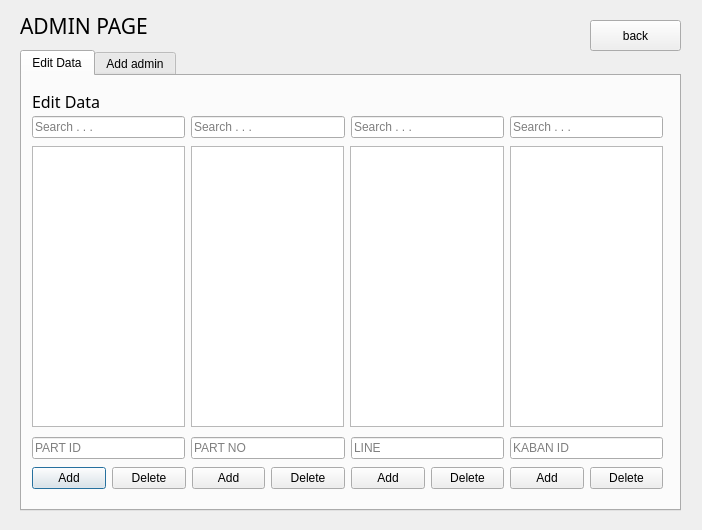
<?xml version="1.0" encoding="UTF-8"?>
<ui version="4.0">
 <class>Dialog</class>
 <widget class="QDialog" name="Dialog">
  <property name="geometry">
   <rect>
    <x>0</x>
    <y>0</y>
    <width>702</width>
    <height>530</height>
   </rect>
  </property>
  <property name="maximumSize">
   <size>
    <width>800</width>
    <height>600</height>
   </size>
  </property>
  <property name="cursor">
   <cursorShape>ArrowCursor</cursorShape>
  </property>
  <property name="windowTitle">
   <string>Program Qrcode Generator</string>
  </property>
  <property name="modal">
   <bool>true</bool>
  </property>
  <widget class="QLabel" name="label_2">
   <property name="geometry">
    <rect>
     <x>20</x>
     <y>10</y>
     <width>141</width>
     <height>31</height>
    </rect>
   </property>
   <property name="font">
    <font>
     <family>Mitr</family>
     <pointsize>16</pointsize>
    </font>
   </property>
   <property name="text">
    <string>ADMIN PAGE</string>
   </property>
  </widget>
  <widget class="QTabWidget" name="tabWidget">
   <property name="geometry">
    <rect>
     <x>20</x>
     <y>50</y>
     <width>661</width>
     <height>461</height>
    </rect>
   </property>
   <property name="currentIndex">
    <number>0</number>
   </property>
   <widget class="QWidget" name="tab">
    <attribute name="title">
     <string>Edit Data</string>
    </attribute>
    <widget class="QLabel" name="label">
     <property name="geometry">
      <rect>
       <x>10</x>
       <y>10</y>
       <width>91</width>
       <height>31</height>
      </rect>
     </property>
     <property name="font">
      <font>
       <family>Mitr</family>
       <pointsize>12</pointsize>
      </font>
     </property>
     <property name="text">
      <string>Edit Data</string>
     </property>
    </widget>
    <widget class="QLineEdit" name="lineEdit_16">
     <property name="geometry">
      <rect>
       <x>50</x>
       <y>770</y>
       <width>121</width>
       <height>31</height>
      </rect>
     </property>
     <property name="autoFillBackground">
      <bool>false</bool>
     </property>
     <property name="styleSheet">
      <string notr="true"/>
     </property>
     <property name="inputMethodHints">
      <set>Qt::ImhDigitsOnly</set>
     </property>
     <property name="placeholderText">
      <string>PART ID</string>
     </property>
     <property name="cursorMoveStyle">
      <enum>Qt::LogicalMoveStyle</enum>
     </property>
    </widget>
    <widget class="QLineEdit" name="lineEdit_17">
     <property name="geometry">
      <rect>
       <x>250</x>
       <y>770</y>
       <width>121</width>
       <height>31</height>
      </rect>
     </property>
     <property name="autoFillBackground">
      <bool>false</bool>
     </property>
     <property name="styleSheet">
      <string notr="true"/>
     </property>
     <property name="inputMethodHints">
      <set>Qt::ImhDigitsOnly</set>
     </property>
     <property name="placeholderText">
      <string>PART ID</string>
     </property>
     <property name="cursorMoveStyle">
      <enum>Qt::LogicalMoveStyle</enum>
     </property>
    </widget>
    <widget class="QLineEdit" name="lineEdit_18">
     <property name="geometry">
      <rect>
       <x>470</x>
       <y>770</y>
       <width>121</width>
       <height>31</height>
      </rect>
     </property>
     <property name="autoFillBackground">
      <bool>false</bool>
     </property>
     <property name="styleSheet">
      <string notr="true"/>
     </property>
     <property name="inputMethodHints">
      <set>Qt::ImhDigitsOnly</set>
     </property>
     <property name="placeholderText">
      <string>PART ID</string>
     </property>
     <property name="cursorMoveStyle">
      <enum>Qt::LogicalMoveStyle</enum>
     </property>
    </widget>
    <widget class="QWidget" name="layoutWidget">
     <property name="geometry">
      <rect>
       <x>10</x>
       <y>70</y>
       <width>631</width>
       <height>281</height>
      </rect>
     </property>
     <layout class="QHBoxLayout" name="horizontalLayout">
      <item>
       <widget class="QTableWidget" name="tableWidget_Part_ID"/>
      </item>
      <item>
       <widget class="QTableWidget" name="tableWidget_Part_NO"/>
      </item>
      <item>
       <widget class="QTableWidget" name="tableWidget_Line"/>
      </item>
      <item>
       <widget class="QTableWidget" name="tableWidget_Kanban_ID"/>
      </item>
     </layout>
    </widget>
    <widget class="QWidget" name="layoutWidget">
     <property name="geometry">
      <rect>
       <x>10</x>
       <y>40</y>
       <width>631</width>
       <height>22</height>
      </rect>
     </property>
     <layout class="QHBoxLayout" name="horizontalLayout_2">
      <item>
       <widget class="QLineEdit" name="lineEdit_search_Part_ID">
        <property name="minimumSize">
         <size>
          <width>0</width>
          <height>0</height>
         </size>
        </property>
        <property name="placeholderText">
         <string>Search . . .</string>
        </property>
       </widget>
      </item>
      <item>
       <widget class="QLineEdit" name="lineEdit_search_Part_NO">
        <property name="placeholderText">
         <string>Search . . .</string>
        </property>
       </widget>
      </item>
      <item>
       <widget class="QLineEdit" name="lineEdit_search_Line">
        <property name="placeholderText">
         <string>Search . . .</string>
        </property>
       </widget>
      </item>
      <item>
       <widget class="QLineEdit" name="lineEdit_search_Kanban_ID">
        <property name="placeholderText">
         <string>Search . . .</string>
        </property>
       </widget>
      </item>
     </layout>
    </widget>
    <widget class="QWidget" name="layoutWidget">
     <property name="geometry">
      <rect>
       <x>10</x>
       <y>360</y>
       <width>631</width>
       <height>25</height>
      </rect>
     </property>
     <layout class="QHBoxLayout" name="horizontalLayout_3">
      <item>
       <widget class="QLineEdit" name="lineEdit_Part_ID">
        <property name="autoFillBackground">
         <bool>false</bool>
        </property>
        <property name="styleSheet">
         <string notr="true"/>
        </property>
        <property name="inputMethodHints">
         <set>Qt::ImhDigitsOnly</set>
        </property>
        <property name="placeholderText">
         <string>PART ID</string>
        </property>
        <property name="cursorMoveStyle">
         <enum>Qt::LogicalMoveStyle</enum>
        </property>
       </widget>
      </item>
      <item>
       <widget class="QLineEdit" name="lineEdit_Part_NO">
        <property name="autoFillBackground">
         <bool>false</bool>
        </property>
        <property name="styleSheet">
         <string notr="true"/>
        </property>
        <property name="inputMethodHints">
         <set>Qt::ImhDigitsOnly</set>
        </property>
        <property name="placeholderText">
         <string>PART NO</string>
        </property>
        <property name="cursorMoveStyle">
         <enum>Qt::LogicalMoveStyle</enum>
        </property>
       </widget>
      </item>
      <item>
       <widget class="QLineEdit" name="lineEdit_Line">
        <property name="autoFillBackground">
         <bool>false</bool>
        </property>
        <property name="styleSheet">
         <string notr="true"/>
        </property>
        <property name="inputMethodHints">
         <set>Qt::ImhDigitsOnly</set>
        </property>
        <property name="placeholderText">
         <string>LINE</string>
        </property>
        <property name="cursorMoveStyle">
         <enum>Qt::LogicalMoveStyle</enum>
        </property>
       </widget>
      </item>
      <item>
       <widget class="QLineEdit" name="lineEdit_Kanban_ID">
        <property name="autoFillBackground">
         <bool>false</bool>
        </property>
        <property name="styleSheet">
         <string notr="true"/>
        </property>
        <property name="inputMethodHints">
         <set>Qt::ImhDigitsOnly</set>
        </property>
        <property name="placeholderText">
         <string>KABAN ID</string>
        </property>
        <property name="cursorMoveStyle">
         <enum>Qt::LogicalMoveStyle</enum>
        </property>
       </widget>
      </item>
     </layout>
    </widget>
    <widget class="QWidget" name="layoutWidget_2">
     <property name="geometry">
      <rect>
       <x>10</x>
       <y>390</y>
       <width>631</width>
       <height>25</height>
      </rect>
     </property>
     <layout class="QHBoxLayout" name="horizontalLayout_4">
      <item>
       <widget class="QPushButton" name="pushButton_Part_ID_Add">
        <property name="text">
         <string>Add</string>
        </property>
       </widget>
      </item>
      <item>
       <widget class="QPushButton" name="pushButton_Part_ID_Del">
        <property name="autoFillBackground">
         <bool>false</bool>
        </property>
        <property name="text">
         <string>Delete</string>
        </property>
       </widget>
      </item>
      <item>
       <widget class="QPushButton" name="pushButton_Part_NO_Add">
        <property name="text">
         <string>Add</string>
        </property>
       </widget>
      </item>
      <item>
       <widget class="QPushButton" name="pushButton_Part_NO_Del">
        <property name="text">
         <string>Delete</string>
        </property>
       </widget>
      </item>
      <item>
       <widget class="QPushButton" name="pushButton_Line_Add">
        <property name="text">
         <string>Add</string>
        </property>
       </widget>
      </item>
      <item>
       <widget class="QPushButton" name="pushButton_Line_Del">
        <property name="text">
         <string>Delete</string>
        </property>
       </widget>
      </item>
      <item>
       <widget class="QPushButton" name="pushButton_Kanban_ID_Add">
        <property name="text">
         <string>Add</string>
        </property>
       </widget>
      </item>
      <item>
       <widget class="QPushButton" name="pushButton_Kanban_ID_Del">
        <property name="text">
         <string>Delete</string>
        </property>
       </widget>
      </item>
     </layout>
    </widget>
   </widget>
   <widget class="QWidget" name="tab_2">
    <attribute name="title">
     <string>Add admin</string>
    </attribute>
    <widget class="QLineEdit" name="lineEdit_3">
     <property name="geometry">
      <rect>
       <x>150</x>
       <y>10</y>
       <width>341</width>
       <height>31</height>
      </rect>
     </property>
     <property name="placeholderText">
      <string>Add Employee ID</string>
     </property>
    </widget>
    <widget class="QPushButton" name="pushButton_2">
     <property name="geometry">
      <rect>
       <x>520</x>
       <y>10</y>
       <width>121</width>
       <height>31</height>
      </rect>
     </property>
     <property name="text">
      <string>Add</string>
     </property>
    </widget>
    <widget class="QLabel" name="label_3">
     <property name="geometry">
      <rect>
       <x>10</x>
       <y>10</y>
       <width>121</width>
       <height>31</height>
      </rect>
     </property>
     <property name="font">
      <font>
       <family>Mitr</family>
       <pointsize>12</pointsize>
      </font>
     </property>
     <property name="text">
      <string>ADD Employee ID</string>
     </property>
    </widget>
    <widget class="QTableWidget" name="tableWidget">
     <property name="geometry">
      <rect>
       <x>10</x>
       <y>90</y>
       <width>631</width>
       <height>291</height>
      </rect>
     </property>
    </widget>
    <widget class="QPushButton" name="pushButton_6">
     <property name="geometry">
      <rect>
       <x>520</x>
       <y>390</y>
       <width>121</width>
       <height>31</height>
      </rect>
     </property>
     <property name="text">
      <string>Delete</string>
     </property>
    </widget>
    <widget class="QLineEdit" name="lineEdit_9">
     <property name="geometry">
      <rect>
       <x>10</x>
       <y>50</y>
       <width>631</width>
       <height>31</height>
      </rect>
     </property>
     <property name="placeholderText">
      <string>Search . . .</string>
     </property>
    </widget>
   </widget>
  </widget>
  <widget class="QPushButton" name="pushButton_3">
   <property name="geometry">
    <rect>
     <x>590</x>
     <y>20</y>
     <width>91</width>
     <height>31</height>
    </rect>
   </property>
   <property name="text">
    <string>back</string>
   </property>
  </widget>
  <zorder>tabWidget</zorder>
  <zorder>label_2</zorder>
  <zorder>pushButton_3</zorder>
 </widget>
 <resources/>
 <connections/>
</ui>
